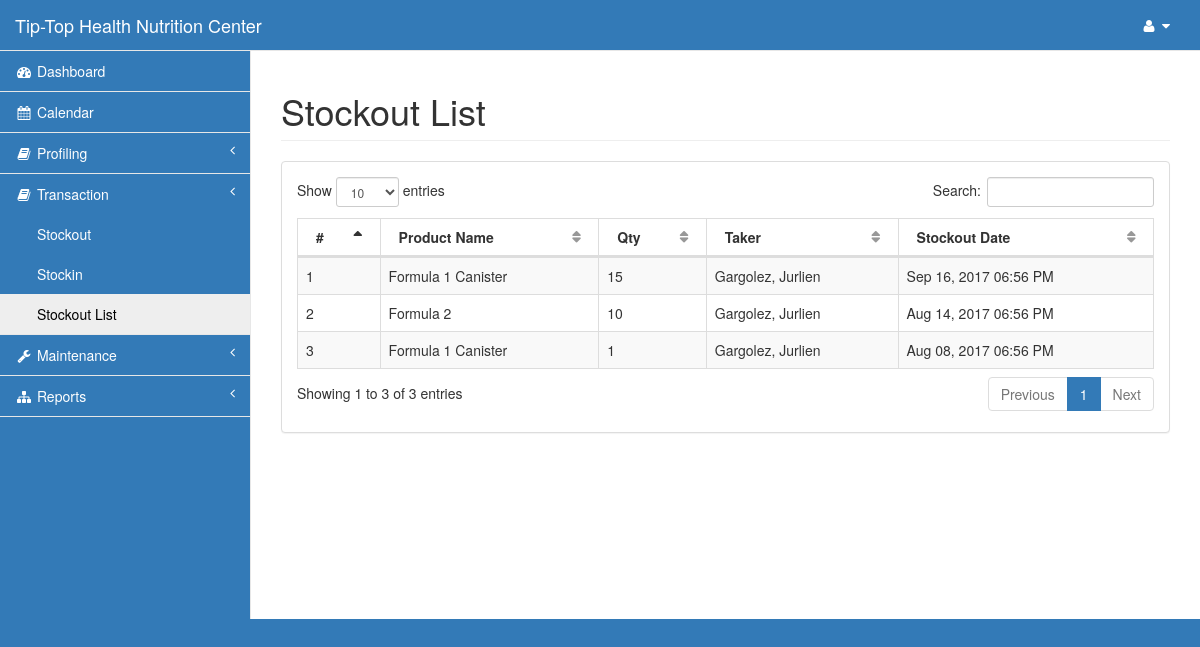
Page /pages/stockout.php (signed in) on the earlier database version.
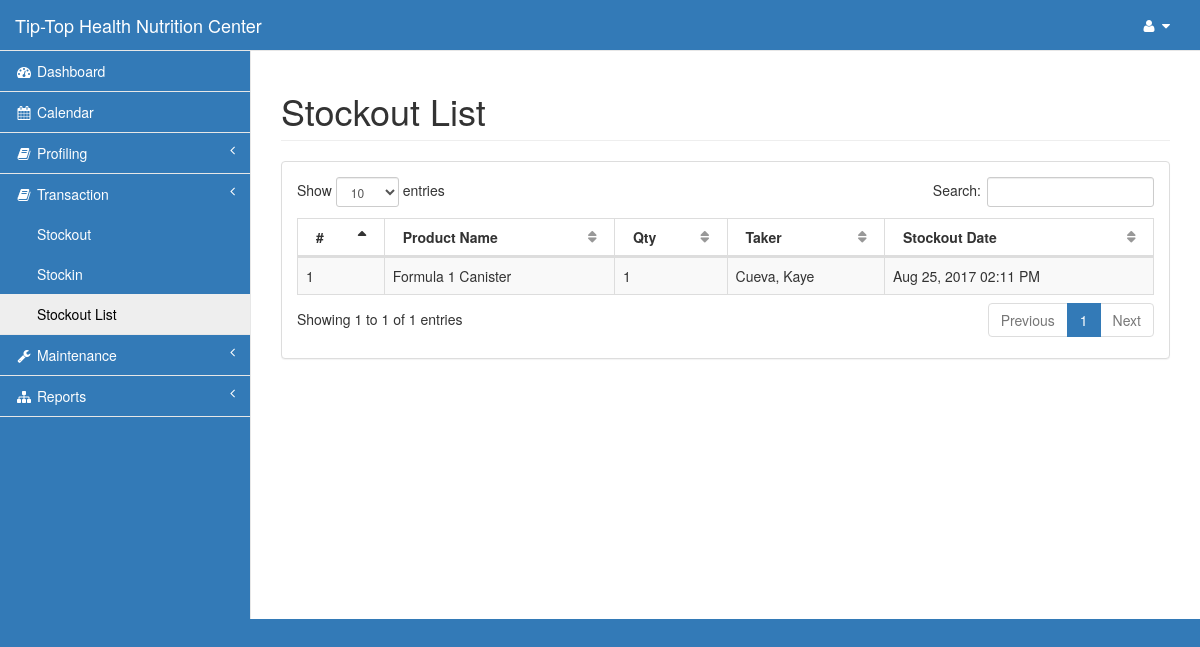
Same page on the later database version.
### tables this page shows
CREATE TABLE `stockout` (
  `stockout_id` int(11) NOT NULL,
  `prod_id` int(11) NOT NULL,
  `stockout_qty` int(11) NOT NULL,
  `stockout_date` datetime NOT NULL,
  `id` int(11) NOT NULL
);

CREATE TABLE `product` (
  `prod_id` int(11) NOT NULL,
  `prod_name` varchar(30) NOT NULL,
  `vol_pts` int(11) NOT NULL,
  `c` int(11) NOT NULL,
  `sc` int(11) NOT NULL,
  `sb` int(11) NOT NULL,
  `supv` int(11) NOT NULL,
  `retail` int(11) NOT NULL,
  `profitc` int(11) NOT NULL,
  `profitsc` int(11) NOT NULL,
  `profitsb` int(11) NOT NULL,
  `profitsupv` int(11) NOT NULL,
  `qty` int(11) NOT NULL,
  `reorder` int(11) NOT NULL,
  `cat_id` int(11) NOT NULL
);

CREATE TABLE `taker` (
  `id` int(11) NOT NULL,
  `last` varchar(15) NOT NULL,
  `first` varchar(15) NOT NULL,
  `phone` varchar(11) NOT NULL,
  `gender` varchar(6) NOT NULL,
  `bday` date NOT NULL,
  `referrer_name` varchar(30) NOT NULL,
  `referrer_contact` varchar(30) NOT NULL,
  `address` varchar(100) NOT NULL,
  `email` varchar(30) NOT NULL,
  `status` varchar(8) NOT NULL,
  `points` decimal(7,2) NOT NULL,
  `discount` decimal(10,2) NOT NULL,
  `height` decimal(5,2) NOT NULL,
  `orig_weight` decimal(5,2) NOT NULL
);

### pages/stockout.php (the view, shortened to what this page needs)
<?php include('session.php');?>
<!DOCTYPE html>
<html lang="en">
<head>
    <?php include('css.php');?>
</head>
<body>
    <div id="wrapper">
        <?php include('nav.php');?>
        <div id="page-wrapper">
            <div class="row">
                <div class="col-lg-12">
                    <h1 class="page-header">Stockout List</h1>
                </div>
            </div>
            <div class="row">
                <div class="col-lg-12">
                    <div class="panel panel-default">
                        <div class="panel-body">
                            <table width="100%" class="table table-striped table-bordered table-hover" id="dataTables-example">
                                <thead>
                                    <tr>
                                        <th>#</th>
                                        <th>Product Name</th>
                                        <th>Qty</th>
                                        <th>Taker</th>
                                        <th>Stockout Date</th>
                                    </tr>
                                </thead>
                                <tbody>
<?php
        $query=mysqli_query($con,"select * from stockout natural join product natural join taker order by stockout_date desc")or die(mysqli_error($con));
            $i=1;
          while ($row=mysqli_fetch_array($query)){
?>
                                    <tr class="odd gradeX">
                                        <td class="center"><?php echo $i;?></td>
                                        <td><?php echo $row['prod_name'];?></td>
                                        <td><?php echo $row['stockout_qty'];?></td>
                                        <td><?php echo $row['last'].", ".$row['first'];?></td>
                                        <td><?php echo date("M d, Y h:i A",strtotime($row['stockout_date']));?></td>
                                    </tr>
<?php $i++;}?>
                                </tbody>
                            </table>
                    </div>
                </div>
            </div>
        </div>
    </div>
</body>
</html>

### pages/css.php (shortened to what this page needs)
<link href="../vendor/bootstrap/css/bootstrap.min.css" rel="stylesheet">
<link href="../vendor/metisMenu/metisMenu.min.css" rel="stylesheet">
<link href="../dist/css/sb-admin-2.css" rel="stylesheet">
<link href="../vendor/morrisjs/morris.css" rel="stylesheet">
<link href="../vendor/font-awesome/css/font-awesome.min.css" rel="stylesheet" type="text/css">
<link href="../vendor/datatables-plugins/dataTables.bootstrap.css" rel="stylesheet">
<link href="../vendor/datatables-responsive/dataTables.responsive.css" rel="stylesheet">
<link href="../dist/css/sb-admin-2.css" rel="stylesheet">

### pages/nav.php (shortened to what this page needs)
<nav class="navbar navbar-default navbar-static-top" role="navigation" style="margin-bottom: 0;background-color: #337ab7;">
            <div class="navbar-header">
                <a class="navbar-brand" href="index.php">Tip-Top Health Nutrition Center</a>
            </div>
            <ul class="nav navbar-top-links navbar-right">
                <li class="dropdown">
                    <a class="dropdown-toggle" data-toggle="dropdown" href="#">
                        <i class="fa fa-user fa-fw"></i> <i class="fa fa-caret-down"></i>
                    </a>
                </li>
            </ul>
            <div class="navbar-default sidebar" role="navigation">
                <div class="sidebar-nav navbar-collapse">
                    <ul class="nav" id="side-menu">
                        <li>
                            <a href="index.php"><i class="fa fa-dashboard fa-fw"></i> Dashboard</a>
                        </li>
                        <li>
                            <a href="calendar.php"><i class="fa fa-calendar fa-fw"></i> Calendar</a>
                        </li>
                        <li>
                            <a href="#"><i class="fa fa-book fa-fw"></i> Profiling <span class="fa arrow"></span></a>
                        </li>
                        <li>
                            <a href="#"><i class="fa fa-book fa-fw"></i> Transaction <span class="fa arrow"></span></a>
                            <ul class="nav nav-second-level">
                                <li>
                                    <a href="transaction.php"> Stockout </a>
                                </li>
                                <li>
                                    <a href="stockin.php"> Stockin </a>
                                </li>
                                <li>
                                    <a href="stockout.php">Stockout List</a>
                                </li>
                            </ul>
                        </li>
                        <li>
                            <a href="#"><i class="fa fa-wrench fa-fw"></i> Maintenance <span class="fa arrow"></span></a>
                        </li>
                        <li>
                            <a href="#"><i class="fa fa-sitemap fa-fw"></i> Reports<span class="fa arrow"></span></a>
                        </li>
                    </ul>
                </div>
            </div>
        </nav>

### pages/css.php (style rules this page uses)
.navbar a,a .navbar-brand { color: #fff!important; }
.navbar-default, body { background-color: #337ab7!important; }
.sidebar ul li a.active { color: #000!important; }

Differences in the rows shown:
removed stockout: prod.prod_name "Formula 1 Canister", stockout_qty "15", taker.last "Gargolez", taker.first "Jurlien", stockout_date "Sep 16, 2017 06:56 PM"
removed stockout: prod.prod_name "Formula 2", stockout_qty "10", taker.last "Gargolez", taker.first "Jurlien", stockout_date "Aug 14, 2017 06:56 PM"
removed stockout: prod.prod_name "Formula 1 Canister", stockout_qty "1", taker.last "Gargolez", taker.first "Jurlien", stockout_date "Aug 08, 2017 06:56 PM"
added stockout: prod.prod_name "Formula 1 Canister", stockout_qty "1", taker.last "Cueva", taker.first "Kaye", stockout_date "Aug 25, 2017 02:11 PM"
Other differences:
text written by a page script: "Show entries Search: Showing 1 to 3 of 3 entries Previous 1 Next" → "Show entries Search: Showing 1 to 1 of 1 entries Previous 1 Next"
